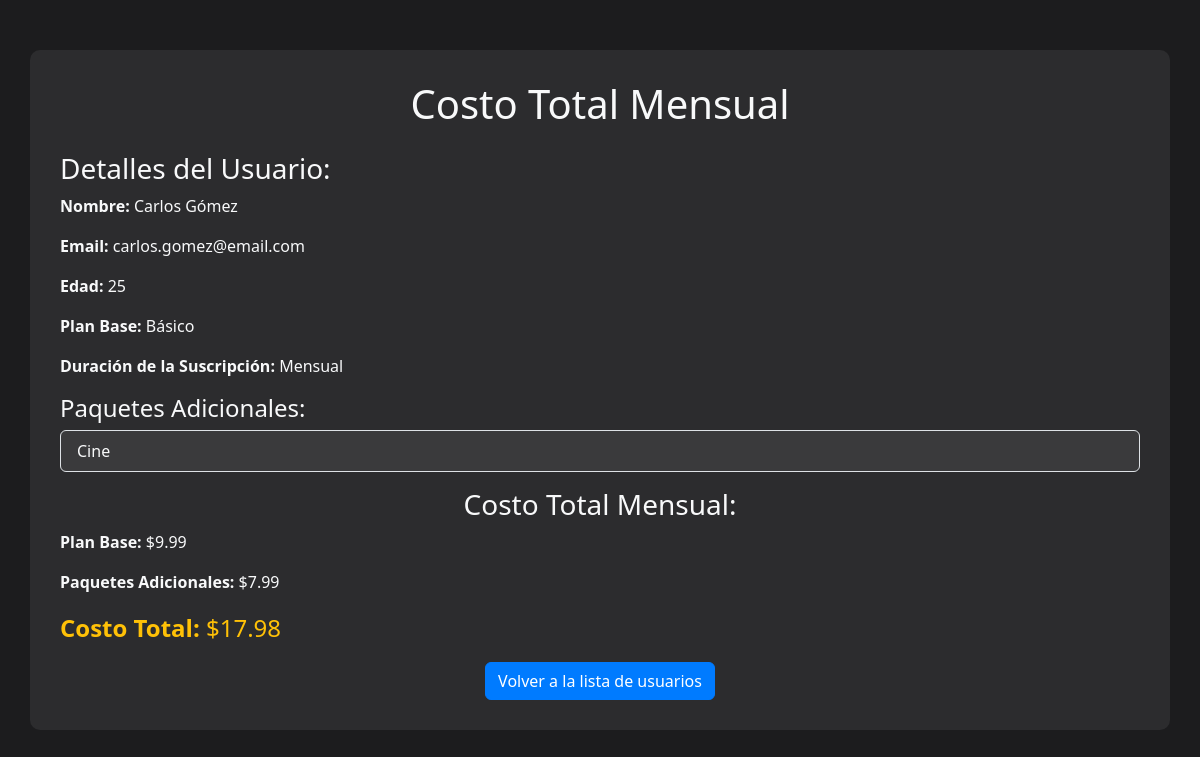
The app's page /hito2T/vista/costototal.php?id=1 with its own data.
### tables this page shows
CREATE TABLE IF NOT EXISTS usuarios (
    id INT AUTO_INCREMENT PRIMARY KEY,
    nombre VARCHAR(100) NOT NULL,
    apellidos VARCHAR(100) NOT NULL,
    correo VARCHAR(255) NOT NULL UNIQUE,
    edad INT NOT NULL CHECK (edad > 0),
    plan_base_id INT NOT NULL,
    duracion ENUM('Mensual', 'Anual') NOT NULL,
    FOREIGN KEY (plan_base_id) REFERENCES plan_base(id) ON DELETE CASCADE
);

CREATE TABLE IF NOT EXISTS plan_base (
    id INT AUTO_INCREMENT PRIMARY KEY,
    nombre ENUM('Básico', 'Estándar', 'Premium') NOT NULL UNIQUE,
    precio DECIMAL(5,2) NOT NULL
);

### hito2T/config/class_conexion.php (called while the page is built, shortened)
<?php
class Conexion {
private $servidor = 'localhost';
private $usuario = 'root';
private $password = '1234';
private $base_datos = 'StreamWeb';
public function __construct() {
$this->conexion = new
mysqli($this->servidor, $this->usuario,
$this->password, $this->base_datos);
}
}
?>

### hito2T/controlador/UsuariosController.php (called while the page is built, shortened)
<?php
require_once '../modelo/class_usuario.php';
class UsuariosController
{
    private $modelo;
    public function __construct()
    {
        $this->modelo = new Usuario();
    }
    public function obtenerUsuarioPorId($id_usuario)
    {
        return $this->modelo->obtenerUsuarioPorId($id_usuario);
    }
}
?>

### hito2T/modelo/class_usuario.php (called while the page is built, shortened)
<?php
require_once '../config/class_conexion.php';
class Usuario
{
    private $conexion;
    public function __construct()
    {
        $this->conexion = new Conexion();
    }
    public function obtenerUsuarioPorId($id_usuario)
    {
        $sql = "SELECT u.id, u.nombre, u.apellidos, u.correo, u.edad, pb.nombre AS plan_base, u.duracion
                FROM usuarios u
                INNER JOIN plan_base pb ON u.plan_base_id = pb.id
                WHERE u.id = ?";
        $stmt = $this->conexion->conexion->prepare($sql);
        $stmt->bind_param('i', $id_usuario);
        $stmt->execute();
        $result = $stmt->get_result();
        $usuario = $result->fetch_assoc();
        $usuario['paquetes'] = $this->obtenerPaquetesPorUsuario($usuario['id']);
        return $usuario;
    }
    private function obtenerPaquetesPorUsuario($usuarioId)
    {
        $sql = "SELECT p.nombre
                FROM usuario_paquetes up
                INNER JOIN paquetes p ON up.paquete_id = p.id
                WHERE up.usuario_id = ?";
        $stmt = $this->conexion->conexion->prepare($sql);
        $stmt->bind_param('i', $usuarioId);
        $stmt->execute();
        $result = $stmt->get_result();
        $paquetes = [];
        while ($row = $result->fetch_assoc()) {
            $paquetes[] = $row['nombre'];
        }
        return $paquetes;
    }
}
?>

### hito2T/vista/costototal.php (the view, shortened to what this page needs)
<?php
require_once '../controlador/UsuariosController.php';
$controller = new UsuariosController();
if (isset($_GET['id'])) {
    $id_usuario = $_GET['id'];
    $usuario = $controller->obtenerUsuarioPorId($id_usuario);
    $precioPlan = 0;
    switch ($usuario['plan_base']) {
        case 'Básico':
            $precioPlan = 9.99;
            break;
    }
    $precioPaquetes = 0;
    foreach ($usuario['paquetes'] as $paquete) {
        switch ($paquete) {
            case 'Cine':
                $precioPaquetes += 7.99;
                break;
        }
    }
    $costoTotalMensual = $precioPlan + $precioPaquetes;
}
?>
<!DOCTYPE html>
<html lang="es">
<head>
    <link href="https://cdn.jsdelivr.net/npm/bootstrap@5.3.3/dist/css/bootstrap.min.css" rel="stylesheet">
</head>
<body>
    <div class="container">
        <h1 class="text-center mb-4">Costo Total Mensual</h1>
        <h3>Detalles del Usuario:</h3>
        <p><strong>Nombre:</strong> <?= $usuario['nombre'] ?> <?= $usuario['apellidos'] ?></p>
        <p><strong>Email:</strong> <?= $usuario['correo'] ?></p>
        <p><strong>Edad:</strong> <?= $usuario['edad'] ?></p>
        <p><strong>Plan Base:</strong> <?= $usuario['plan_base'] ?></p>
        <p><strong>Duración de la Suscripción:</strong> <?= $usuario['duracion'] ?></p>
        <h4>Paquetes Adicionales:</h4>
        <ul class="list-group mb-3">
            <?php if (!empty($usuario['paquetes'])): ?>
                <?php foreach ($usuario['paquetes'] as $paquete): ?>
                    <li class="list-group-item"> <?= $paquete ?> </li>
                <?php endforeach; ?>
            <?php else: ?>
                <li class="list-group-item">No tiene paquetes adicionales</li>
            <?php endif; ?>
        </ul>
        <h3 class="text-center">Costo Total Mensual:</h3>
        <p><strong>Plan Base:</strong> $<?= number_format($precioPlan, 2) ?></p>
        <p><strong>Paquetes Adicionales:</strong> $<?= number_format($precioPaquetes, 2) ?></p>
        <p class="fs-4 text-warning"><strong>Costo Total:</strong> $<?= number_format($costoTotalMensual, 2) ?></p>
        <div class="text-center">
            <a href="lista_usuarios.php" class="btn btn-primary">Volver a la lista de usuarios</a>
        </div>
    </div>
</body>
</html>

### hito2T/vista/costototal.php (style rules this page uses)
body { background-color: #1c1c1e; color: #f8f9fa; }
.container { background-color: #2c2c2e; padding: 30px; border-radius: 10px; margin-top: 50px; }
.btn-primary { background-color: #007bff; border-color: #007bff; }
.list-group-item { background-color: #3a3a3c; color: #f8f9fa; }

### records on screen
usuarios: nombre "Carlos", apellidos "Gómez", correo "carlos.gomez@email.com", edad "25", plan_base.nombre "Básico", duracion "Mensual", plan_base.nombre "9.99", plan_base.nombre "17.98"

### other values on screen
$paquete "Cine"
$precioPaquetes "7.99"
